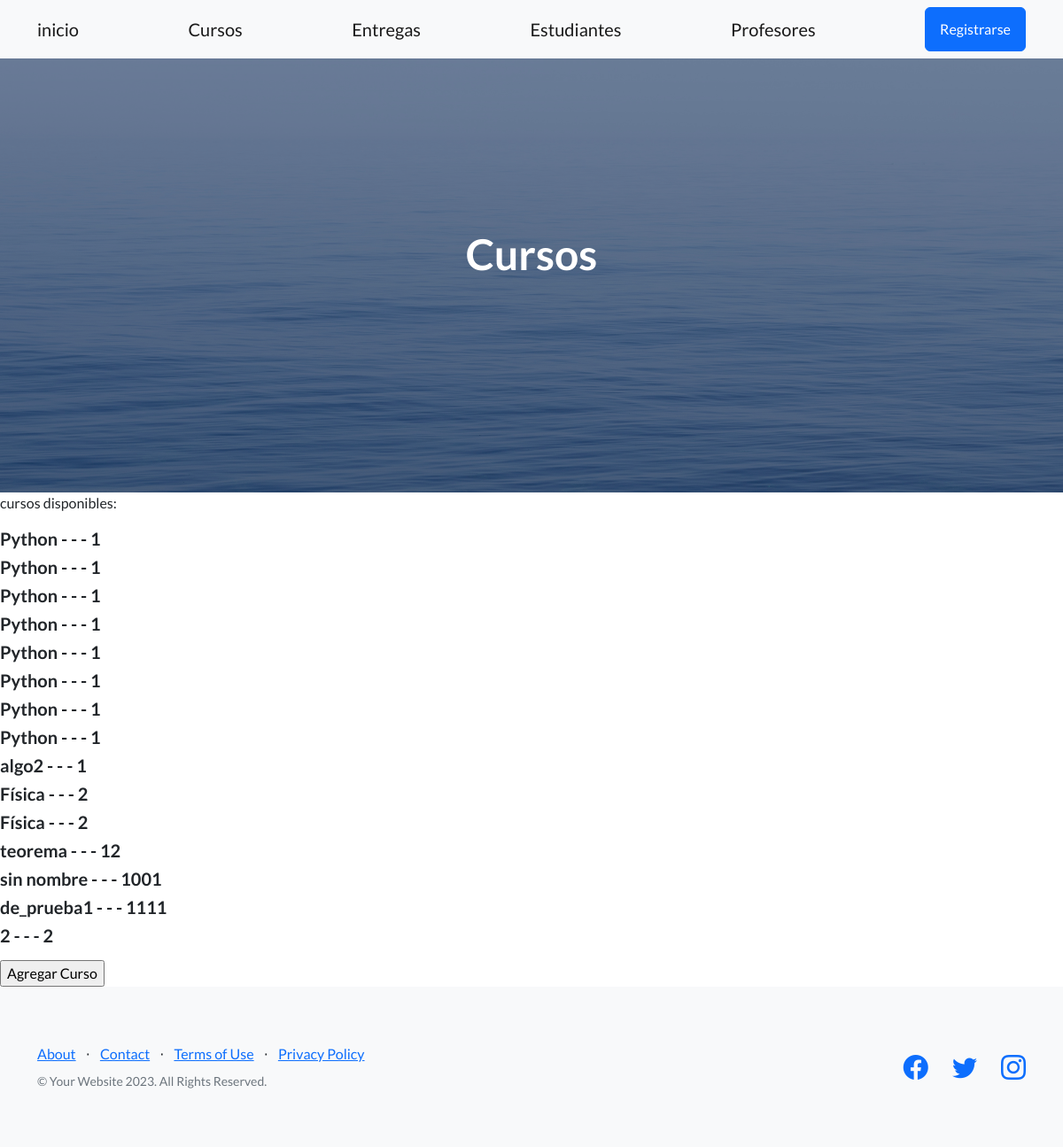
Screenshot of /AC/ver_cursos/ with the database file from the repository.
### mi_app/models.py (models this page shows, shortened)
class Curso(models.Model):
    nombre = models.CharField(max_length=50)
    comision = models.IntegerField()

### mi_app/views.py (the view)
# urls.py: path("ver_cursos/", ver_cursos, name = "ver cursos"),
def ver_cursos(request):
    cursos = Curso.objects.all()
    return render(request, "ver_cursos.html", {'cursos': cursos})

### mi_app/templates/ver_cursos.html
{% extends "padre.html" %}
{% block titulo %}
    Cursos
{% endblock %}
{% block parrafo %}
    <p>cursos disponibles:</p>
    {% for curso in cursos %}
        <div>
            <h5>{{ curso.nombre }} - - - {{curso.comision}}</h5>
        </div>
    {% empty %}
        <p>     No hay cursos disponibles.</p>
    {% endfor %}
    <p></p><input type="button" value="Agregar Curso" onclick="location.href='{% url 'crear curso' %}'">
{% endblock %}
{% block barra %}
    <div class="container">
        <a class="navbar-brand" href="{% url 'home' %}">inicio</a>
        <a class="navbar-brand" href="{% url 'ver cursos' %}">Cursos</a>
        <a class="navbar-brand" href="{% url 'ver entregables' %}">Entregas</a>
        <a class="navbar-brand" href="{% url 'ver estudiantes' %}">Estudiantes</a>
        <a class="navbar-brand" href="{% url 'ver profesores' %}">Profesores</a>
        <a class="btn btn-primary" href="#signup">Registrarse</a>
    </div>
{% endblock%}

### rows the page displays
Curso: nombre "Python", comision "1"
Curso: nombre "Python", comision "1"
Curso: nombre "Python", comision "1"
Curso: nombre "Python", comision "1"
Curso: nombre "Python", comision "1"
Curso: nombre "Python", comision "1"
Curso: nombre "Python", comision "1"
Curso: nombre "Python", comision "1"
Curso: nombre "algo2", comision "1"
Curso: nombre "Física", comision "2"
Curso: nombre "Física", comision "2"
Curso: nombre "teorema", comision "12"
Curso: nombre "sin nombre", comision "1001"
Curso: nombre "de_prueba1", comision "1111"
Curso: nombre "2", comision "2"
